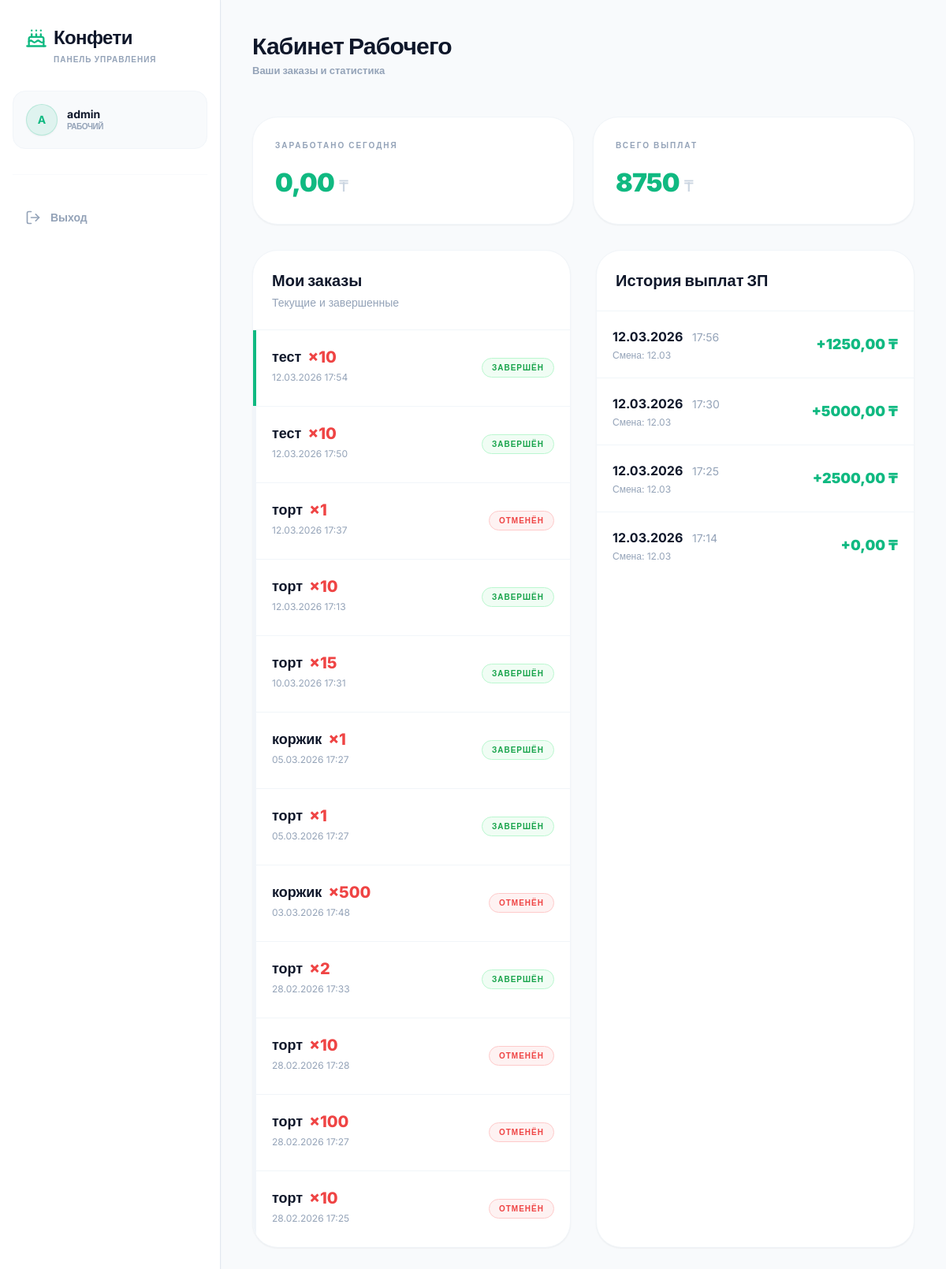
Page /worker/ (signed in) on the committed database.
### core/models.py (models this page shows, shortened)
class User(AbstractUser):
    ROLE_CHOICES = (
        ('admin', 'Администратор'),
        ('manager', 'Менеджер'),
        ('worker', 'Рабочий'),
        ('wholesaler', 'Оптовик'),
    )
    role = models.CharField(max_length=20, choices=ROLE_CHOICES, default='worker', verbose_name='Роль')
    custom_role = models.ForeignKey(CustomRole, on_delete=models.SET_NULL, null=True, blank=True, verbose_name='Индивидуальная роль')
    created_by = models.ForeignKey('self', on_delete=models.SET_NULL, null=True, blank=True, verbose_name='Создан пользователем')
    class Meta:
        verbose_name = 'Пользователь'
        verbose_name_plural = 'Пользователи'

class Order(models.Model):
    STATUS_CHOICES = (
        ('new', 'Новый'),
        ('in_production', 'В производстве'),
        ('ready', 'Готов'),
        ('completed', 'Завершён'),
        ('cancelled', 'Отменён'),
    )
    wholesaler = models.ForeignKey(Wholesaler, on_delete=models.CASCADE, related_name='orders', verbose_name='Оптовик')
    product = models.ForeignKey(Product, on_delete=models.PROTECT, verbose_name='Товар')
    quantity = models.PositiveIntegerField(verbose_name='Количество')
    total_price = models.DecimalField(max_digits=12, decimal_places=2, default=0, verbose_name='Сумма (₸)')
    status = models.CharField(max_length=20, choices=STATUS_CHOICES, default='new', verbose_name='Статус')
    created_by = models.ForeignKey(User, on_delete=models.PROTECT, related_name='created_orders', verbose_name='Создал менеджер')
    workers = models.ManyToManyField(User, related_name='assigned_orders', blank=True, verbose_name='Назначенные рабочие')
    created_at = models.DateTimeField(auto_now_add=True, verbose_name='Создан')
    completed_at = models.DateTimeField(null=True, blank=True, verbose_name='Завершен')
    class Meta:
        verbose_name = 'Заказ'
        verbose_name_plural = 'Заказы'

class Product(models.Model):
    name = models.CharField(max_length=200, verbose_name='Название')
    price = models.DecimalField(max_digits=12, decimal_places=0, verbose_name='Цена (₸)')
    stock_quantity = models.PositiveIntegerField(default=0, verbose_name='На готовом складе (шт)')
    class Meta:
        verbose_name = 'Товар'
        verbose_name_plural = 'Товары'

class Payroll(models.Model):
    worker = models.ForeignKey(User, on_delete=models.CASCADE, related_name='payrolls', verbose_name='Рабочий')
    amount = models.DecimalField(max_digits=12, decimal_places=2, verbose_name='Сумма (₸)')
    date = models.DateTimeField(auto_now_add=True, verbose_name='Дата начисления')
    shift = models.ForeignKey(Shift, on_delete=models.PROTECT, related_name='payrolls', verbose_name='Смена')
    class Meta:
        verbose_name = 'Зарплата'
        verbose_name_plural = 'Зарплаты'

class Shift(models.Model):
    opened_at = models.DateTimeField(default=timezone.now, verbose_name='Время открытия')
    closed_at = models.DateTimeField(null=True, blank=True, verbose_name='Время закрытия')
    opened_by = models.ForeignKey(User, on_delete=models.PROTECT, verbose_name='Открыл менеджер')
    income = models.DecimalField(max_digits=12, decimal_places=2, default=0, verbose_name='Доход (₸)')
    expenses = models.DecimalField(max_digits=12, decimal_places=2, default=0, verbose_name='Расходы (₸)')
    payroll_total = models.DecimalField(max_digits=12, decimal_places=2, default=0, verbose_name='ФОТ (₸)')
    company_profit = models.DecimalField(max_digits=12, decimal_places=2, default=0, verbose_name='Прибыль компании (₸)')
    class Meta:
        verbose_name = 'Смена'
        verbose_name_plural = 'Смены'

### core/views.py (the view)
# urls.py: path('worker/', views.worker_dashboard, name='worker_dashboard'),
@login_required
def worker_dashboard(request):
    if request.user.role != 'worker':
        return redirect('role_redirect')
    my_orders = Order.objects.filter(status__in=['in_production', 'ready', 'completed', 'cancelled']).order_by('-created_at')
    today = timezone.now().date()
    payrolls = Payroll.objects.filter(worker=request.user)
    today_earnings = payrolls.filter(date__date=today).aggregate(Sum('amount'))['amount__sum'] or Decimal('0.00')
    total_earnings = payrolls.aggregate(Sum('amount'))['amount__sum'] or Decimal('0.00')
    context = {
        'my_orders': my_orders,
        'today_earnings': today_earnings,
        'total_earnings': total_earnings,
        'payrolls': payrolls.order_by('-date'),
        'report_form': WorkerReportForm(),
    }
    return render(request, 'worker_dashboard.html', context)

### core/templates/worker_dashboard.html (shortened to what this page needs)
{% extends 'base.html' %}
{% block content %}
<div class="space-y-8">
<div class="flex items-center justify-between pb-4">
<div>
<h2 class="text-3xl font-extrabold tracking-tight text-slate-900">Кабинет Рабочего</h2>
<p class="text-[13px] font-bold text-slate-400 mt-1">Ваши заказы и статистика</p>
</div>
</div>
<div class="grid grid-cols-1 md:grid-cols-2 gap-6">
<div class="bg-white border border-slate-100 p-7 rounded-[32px] shadow-sm">
<p class="text-[10px] font-black uppercase tracking-[2px] text-slate-400 mb-4">Заработано сегодня</p>
<p class="text-[32px] font-black tracking-tight text-accent">{{ today_earnings }} <span class="text-xl font-medium text-slate-300">₸</span></p>
</div>
<div class="bg-white border border-slate-100 p-7 rounded-[32px] shadow-sm">
<p class="text-[10px] font-black uppercase tracking-[2px] text-slate-400 mb-4">Всего выплат</p>
<p class="text-[32px] font-black tracking-tight text-accent">{{ total_earnings }} <span class="text-xl font-medium text-slate-300">₸</span></p>
</div>
</div>
<div class="grid grid-cols-1 lg:grid-cols-2 gap-8">
<div class="bg-white border border-slate-100 rounded-[32px] shadow-sm overflow-hidden">
<div class="p-6 border-b border-slate-100">
<h3 class="text-xl font-black text-slate-900">Мои заказы</h3>
<p class="text-sm text-slate-400 mt-1">Текущие и завершенные</p>
</div>
<div class="divide-y divide-slate-100">
{% for order in my_orders %}
<div class="p-5 hover:bg-slate-50 transition-all border-l-4 {% if order.status == 'in_production' %}border-accent{% elif order.status == 'completed' %}border-accent{% elif order.status == 'cancelled' %}border-red-400{% else %}border-transparent{% endif %}">
<div class="flex flex-col md:flex-row justify-between md:items-center gap-4">
<div class="flex-1">
<div class="flex items-center gap-2 mb-1">
<p class="font-black text-lg text-slate-900">{{ order.product.name }}</p>
<span class="text-red-500 font-extrabold text-xl">×{{ order.quantity }}</span>
</div>
<p class="text-xs text-slate-400 mb-2">{{ order.created_at|date:"d.m.Y H:i" }}</p>
</div>
<div class="flex flex-col items-end gap-2">
<span class="px-3 py-1 text-[10px] uppercase tracking-widest font-black rounded-full {% if order.status == 'in_production' %}bg-accent/5 text-accent border border-accent/20{% elif order.status == 'completed' %}bg-green-50 text-green-600 border border-green-200{% elif order.status == 'cancelled' %}bg-red-50 text-red-500 border border-red-200{% elif order.status == 'ready' %}bg-amber-50 text-amber-600 border border-amber-200{% else %}bg-slate-50 text-slate-500 border border-slate-200{% endif %}">{{ order.get_status_display }}</span>
</div>
</div>
</div>
{% empty %}
<div class="p-8 text-center text-slate-400">Заказов пока нет.</div>
{% endfor %}
</div>
</div>
<div class="bg-white border border-slate-100 rounded-[32px] shadow-sm overflow-hidden">
<div class="p-6 border-b border-slate-100">
<h3 class="text-xl font-black text-slate-900">История выплат ЗП</h3>
</div>
<div class="divide-y divide-slate-100 max-h-96 overflow-y-auto">
{% for payroll in payrolls %}
<div class="p-5 flex justify-between items-center hover:bg-slate-50 transition-colors">
<div>
<p class="font-bold text-slate-900 mb-1">{{ payroll.date|date:"d.m.Y" }} <span class="text-sm font-normal text-slate-400 ml-2">{{ payroll.date|date:"H:i" }}</span></p>
<p class="text-xs text-slate-400">Смена: {{ payroll.shift.opened_at|date:"d.m" }}</p>
</div>
<p class="font-black text-accent text-lg">+{{ payroll.amount }} ₸</p>
</div>
{% empty %}
<div class="p-8 text-center text-slate-400">Выплат пока не было.</div>
{% endfor %}
</div>
</div>
</div>
</div>
{% endblock %}

### core/templates/base.html (shortened to what this page needs)
<!DOCTYPE html>
<html lang="ru">
<head>
<script src="https://cdn.tailwindcss.com"></script>
</head>
<body class="flex h-screen overflow-hidden text-textmain antialiased bg-bgmain">
<aside id="sidebar" class="w-[280px] bg-sidebar hidden lg:flex flex-col h-full shrink-0 border-r border-cardborder shadow-sm transition-all duration-300">
<div class="p-8">
<h1 class="text-2xl font-black tracking-tight flex items-center gap-2"><i data-lucide="cake" class="text-accent w-7 h-7"></i><span class="text-slate-900">Конфети</span></h1>
<p class="text-[10px] uppercase font-bold text-slate-400 mt-1 tracking-widest pl-9">Панель управления</p>
</div>
<nav class="flex-1 px-4 space-y-1 overflow-y-auto">
{% if user.is_authenticated %}
<div class="mb-8 px-4 py-4 bg-slate-50 rounded-2xl border border-slate-100 group transition-all">
<div class="flex items-center gap-3">
<div class="w-10 h-10 rounded-full bg-accent/10 flex items-center justify-center text-accent font-bold border border-accent/20 text-sm shadow-sm">{{ user.username|first|upper }}</div>
<div class="flex-1 min-w-0">
<p class="text-sm font-bold truncate text-slate-900 leading-tight">{% if user.first_name %}{{ user.first_name }} {{ user.last_name }}{% else %}{{ user.username }}{% endif %}</p>
<p class="text-[10px] font-bold text-slate-400 uppercase tracking-tighter">{% if user.role == "admin" %}Администратор{% elif user.role == "manager" %}Менеджер{% elif user.role == "worker" %}Рабочий{% elif user.role == "wholesaler" %}Оптовик{% else %}{{ user.role }}{% endif %}</p>
</div>
</div>
</div>
<div class="mt-auto pt-8 border-t border-slate-50">
<form action="{% url 'logout' %}" method="post">
<button type="submit" class="w-full flex items-center gap-3 px-4 py-3 rounded-xl text-slate-400 hover:text-slate-900 transition-all group"><i data-lucide="log-out" class="w-5 h-5"></i><span class="text-sm font-bold">Выход</span></button>
</form>
</div>
{% else %}
<a href="{% url 'login' %}" class="flex items-center gap-3 px-4 py-3 rounded-xl text-accent hover:bg-accent/5 font-bold"><i data-lucide="log-in" class="w-5 h-5"></i><span class="text-sm">Войти</span></a>
{% endif %}
</nav>
</aside>
<main class="flex-1 flex flex-col h-full w-full overflow-hidden">
<div id="mainScrollArea" class="flex-1 p-6 md:p-10 w-full max-w-[1400px] mx-auto overflow-y-auto">
{% block content %}{% endblock %}
</div>
</main>
</body>
</html>

### core/templates/base.html (style rules this page uses)
body { background-color: #f8fafc; color: #0f172a; font-family: 'Inter', sans-serif; }

### rows in the picture
User: username|first "A", username "admin"
Order: product.name "тест", quantity "10", created_at "12.03.2026 17:54", status "ЗАВЕРШЁН"
Order: product.name "тест", quantity "10", created_at "12.03.2026 17:50", status "ЗАВЕРШЁН"
Order: product.name "торт", quantity "1", created_at "12.03.2026 17:37", status "ОТМЕНЁН"
Order: product.name "торт", quantity "10", created_at "12.03.2026 17:13", status "ЗАВЕРШЁН"
Order: product.name "торт", quantity "15", created_at "10.03.2026 17:31", status "ЗАВЕРШЁН"
Order: product.name "коржик", quantity "1", created_at "05.03.2026 17:27", status "ЗАВЕРШЁН"
Order: product.name "торт", quantity "1", created_at "05.03.2026 17:27", status "ЗАВЕРШЁН"
Order: product.name "коржик", quantity "500", created_at "03.03.2026 17:48", status "ОТМЕНЁН"
Order: product.name "торт", quantity "2", created_at "28.02.2026 17:33", status "ЗАВЕРШЁН"
Order: product.name "торт", quantity "10", created_at "28.02.2026 17:28", status "ОТМЕНЁН"
Order: product.name "торт", quantity "100", created_at "28.02.2026 17:27", status "ОТМЕНЁН"
Order: product.name "торт", quantity "10", created_at "28.02.2026 17:25", status "ОТМЕНЁН"
Payroll: date "12.03.2026", date "17:56", shift.opened_at "12.03", amount "1250,00"
Payroll: date "12.03.2026", date "17:30", shift.opened_at "12.03", amount "5000,00"
Payroll: date "12.03.2026", date "17:25", shift.opened_at "12.03", amount "2500,00"
Payroll: date "12.03.2026", date "17:14", shift.opened_at "12.03", amount "0,00"

### other values in the picture
{{ today_earnings }} "0,00"
{{ total_earnings }} "8750"
